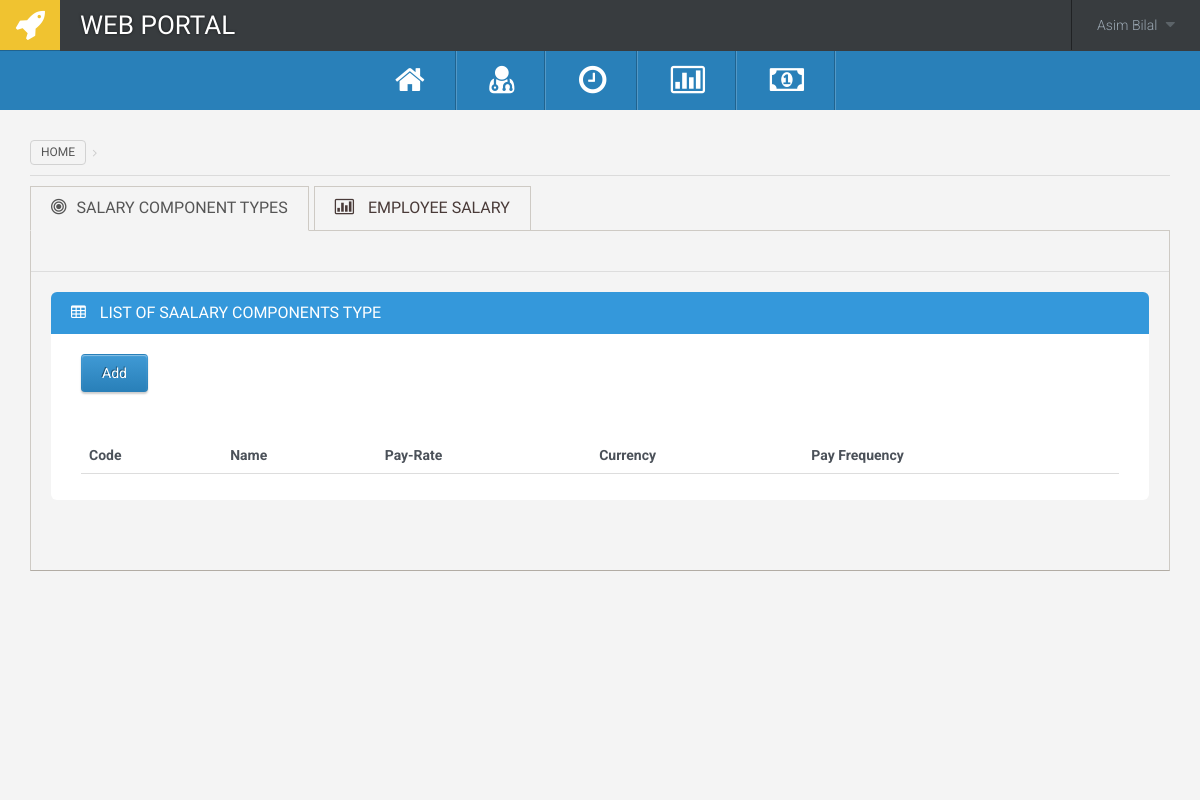
/payroll.php (signed in), run on an earlier commit of the app's database.
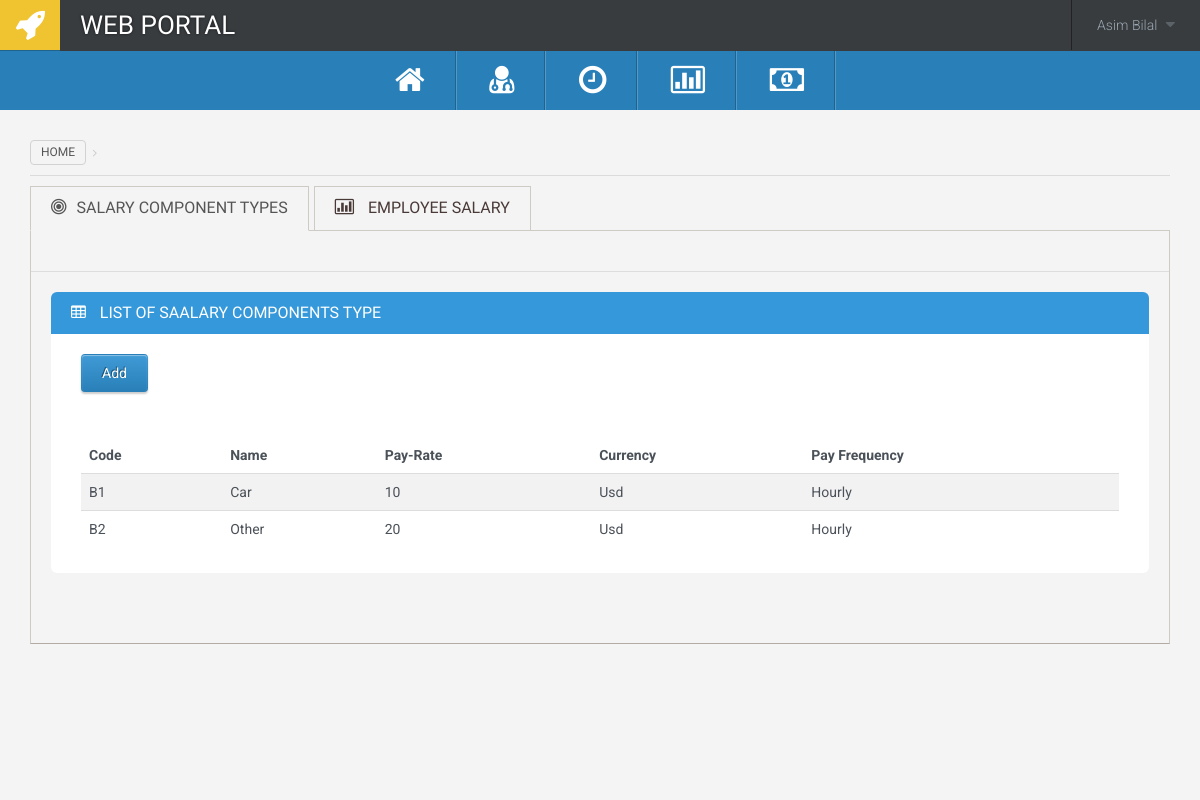
And on a later commit of the database.
### tables this page shows
CREATE TABLE `payroll_components` (
  `payroll_id` int(50) NOT NULL,
  `name` text NOT NULL,
  `payRate` text NOT NULL,
  `currency` text NOT NULL,
  `payFrequency` text NOT NULL
);

### controller/payrollController.php (called while the page is built, shortened)
<?php
include("connection.php");
    $payRecords = [];
    $sql = "SELECT * FROM payroll_components ORDER BY payroll_id asc";
    $result = $conn->query($sql);
?>

### payroll.php (the view, shortened to what this page needs)
<?php
include("header.php");
include("controller/payrollController.php");
?>
<div class="main-content">
    <ol class="breadcrumb">
  <li><a href="index.php">Home</a></li>
</ol>
<div class="row">
  <div class="col-md-12">
    <ul class="nav nav-tabs">
      <li class="active"><a href="#tab_pie_chart" data-toggle="tab"><i class="fa fa-bullseye"></i>Salary Component Types</a></li>
      <li class=""><a href="#tab_bar_chart" data-toggle="tab"><i class="fa fa-bar-chart-o"></i> Employee Salary</a></li>
    </ul>
    <div class="tab-content bottom-margin">
      <div class="tab-pane active" id="tab_pie_chart">
        <div class="shadowed-bottom">
        </div>
        <div class="padded">
<div class="widget widget-blue">
          <div class="widget-title">
            <h3><i class="fa fa-table"></i> List Of SAalary Components Type</h3>
          </div>
          <div class="widget-content">
           <?php  if($_SESSION["type"] == "Manager"){ ?>
  <a href="addComponent.php"><button type="button" class="btn btn-normal">Add</button></a>
  <?php }?>
    <div class="form-group">
              <div class="checkbox">
              </div>
            </div>
            <div class="table-responsive">
            <table class="table table-striped">
              <thead>
                <tr>
                  <th>Code</th>
                  <th>Name</th>
                  <th>Pay-Rate</th>
                  <th>Currency</th>
                  <th>Pay Frequency</th>
                </tr>
              </thead>
              <tbody>
              <?php if(!empty( $payRecords )) {?>
              <?php foreach ( $payRecords as $key =>  $record ) { ?>
                <tr>
                  <td><?php echo "B".$record[0];?></td>
                  <td><?php echo $record[1];?></td>
                  <td><?php echo $record[2];?></td>
                  <td><?php echo $record[3];;?></td>
                  <td><?php echo $record[4];;?></td>
                </tr>
               <?php }
               } ?>
              </tbody>
            </table>
            </div>
          </div>
        </div>
                </div>
      </div>
    </div>
  </div>
</div>
  </div>
</div>
</body>
</html>

What changed in the data, as far as the page shows it:
added payroll_components: payroll_id "1", name "Car", payRate "10", currency "Usd", payFrequency "Hourly"
added payroll_components: payroll_id "2", name "Other", payRate "20", currency "Usd", payFrequency "Hourly"
